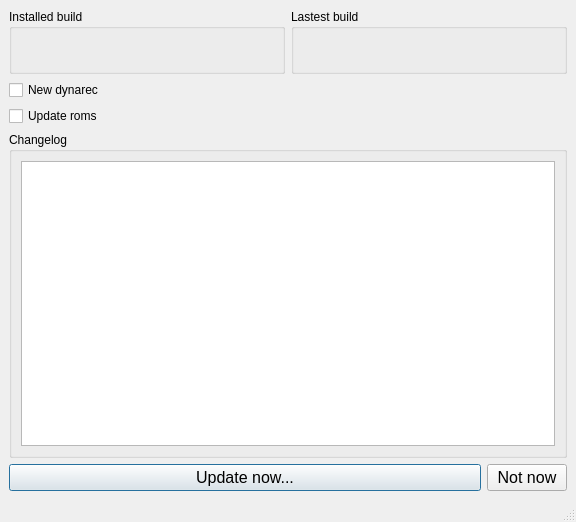
<?xml version="1.0" encoding="UTF-8"?>
<ui version="4.0">
 <class>MainWindow</class>
 <widget class="QMainWindow" name="MainWindow">
  <property name="geometry">
   <rect>
    <x>0</x>
    <y>0</y>
    <width>576</width>
    <height>522</height>
   </rect>
  </property>
  <property name="windowTitle">
   <string>86Box Updater</string>
  </property>
  <property name="windowIcon">
   <iconset resource="app.qrc">
    <normaloff>:/icons/app.png</normaloff>:/icons/app.png</iconset>
  </property>
  <widget class="QWidget" name="centralwidget">
   <layout class="QVBoxLayout" name="verticalLayout_4">
    <item>
     <layout class="QHBoxLayout" name="horizontalLayout">
      <item>
       <widget class="QGroupBox" name="groupBox_2">
        <property name="title">
         <string>Installed build</string>
        </property>
        <layout class="QVBoxLayout" name="verticalLayout_2">
         <item>
          <widget class="QLabel" name="installedBuildLabel">
           <property name="sizePolicy">
            <sizepolicy hsizetype="Minimum" vsizetype="Minimum">
             <horstretch>0</horstretch>
             <verstretch>0</verstretch>
            </sizepolicy>
           </property>
           <property name="font">
            <font>
             <pointsize>16</pointsize>
             <bold>true</bold>
            </font>
           </property>
           <property name="styleSheet">
            <string notr="true">color: red</string>
           </property>
           <property name="text">
            <string/>
           </property>
           <property name="alignment">
            <set>Qt::AlignmentFlag::AlignCenter</set>
           </property>
          </widget>
         </item>
        </layout>
       </widget>
      </item>
      <item>
       <widget class="QGroupBox" name="groupBox_3">
        <property name="title">
         <string>Lastest build</string>
        </property>
        <layout class="QVBoxLayout" name="verticalLayout_3">
         <item>
          <widget class="QLabel" name="lastestBuildLabel">
           <property name="sizePolicy">
            <sizepolicy hsizetype="Minimum" vsizetype="Minimum">
             <horstretch>0</horstretch>
             <verstretch>0</verstretch>
            </sizepolicy>
           </property>
           <property name="font">
            <font>
             <pointsize>16</pointsize>
             <bold>true</bold>
            </font>
           </property>
           <property name="styleSheet">
            <string notr="true">color: green</string>
           </property>
           <property name="text">
            <string/>
           </property>
           <property name="alignment">
            <set>Qt::AlignmentFlag::AlignCenter</set>
           </property>
          </widget>
         </item>
        </layout>
       </widget>
      </item>
     </layout>
    </item>
    <item>
     <widget class="QCheckBox" name="newDynarecCheckBox">
      <property name="text">
       <string>New dynarec</string>
      </property>
     </widget>
    </item>
    <item>
     <widget class="QCheckBox" name="updateRomsCheckBox">
      <property name="text">
       <string>Update roms</string>
      </property>
     </widget>
    </item>
    <item>
     <widget class="QGroupBox" name="groupBox">
      <property name="title">
       <string>Changelog</string>
      </property>
      <layout class="QVBoxLayout" name="verticalLayout">
       <item>
        <widget class="QPlainTextEdit" name="changelogPlainText">
         <property name="readOnly">
          <bool>true</bool>
         </property>
         <property name="plainText">
          <string/>
         </property>
        </widget>
       </item>
      </layout>
     </widget>
    </item>
    <item>
     <layout class="QHBoxLayout" name="horizontalLayout_2">
      <item>
       <widget class="QPushButton" name="updateNowPushButton">
        <property name="font">
         <font>
          <pointsize>12</pointsize>
         </font>
        </property>
        <property name="cursor">
         <cursorShape>PointingHandCursor</cursorShape>
        </property>
        <property name="text">
         <string>Update now...</string>
        </property>
        <property name="default">
         <bool>true</bool>
        </property>
       </widget>
      </item>
      <item>
       <widget class="QPushButton" name="notNowPushButton">
        <property name="sizePolicy">
         <sizepolicy hsizetype="Maximum" vsizetype="Fixed">
          <horstretch>0</horstretch>
          <verstretch>0</verstretch>
         </sizepolicy>
        </property>
        <property name="font">
         <font>
          <pointsize>12</pointsize>
         </font>
        </property>
        <property name="cursor">
         <cursorShape>PointingHandCursor</cursorShape>
        </property>
        <property name="text">
         <string>Not now</string>
        </property>
       </widget>
      </item>
     </layout>
    </item>
   </layout>
  </widget>
  <widget class="QMenuBar" name="menubar">
   <property name="geometry">
    <rect>
     <x>0</x>
     <y>0</y>
     <width>576</width>
     <height>33</height>
    </rect>
   </property>
  </widget>
  <widget class="QStatusBar" name="statusbar"/>
 </widget>
 <resources>
  <include location="app.qrc"/>
 </resources>
 <connections/>
</ui>
